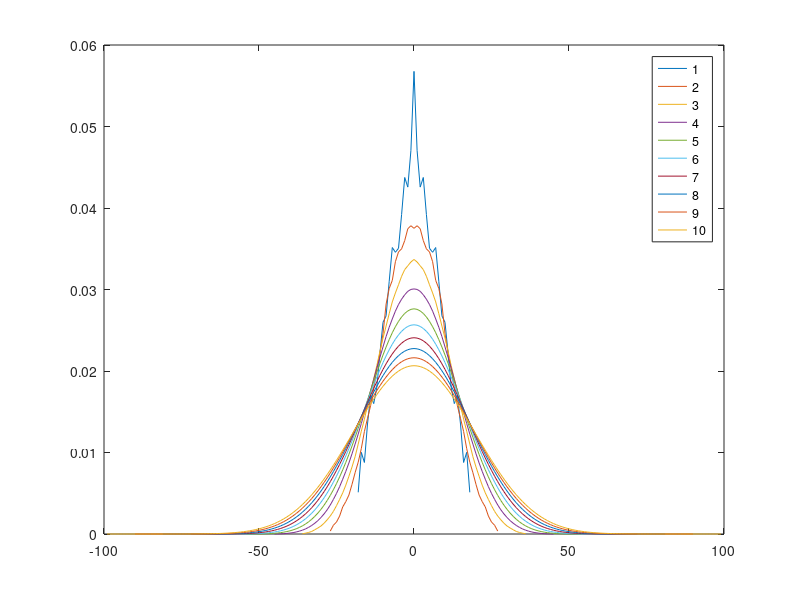

This chart was generated by the following MATLAB code:
N=10;
s = rand(1,N)
L = fliplr(s);
s=[L(1:end-1),s];
s=s/sum(s);

n=10;
T=s;
for i=1:10
    T=conv(s,T);
    a = floor(size(T,2)/2);
    plot(-a:a,T,'DisplayName',num2str(i));
    hold on;
end
legend show